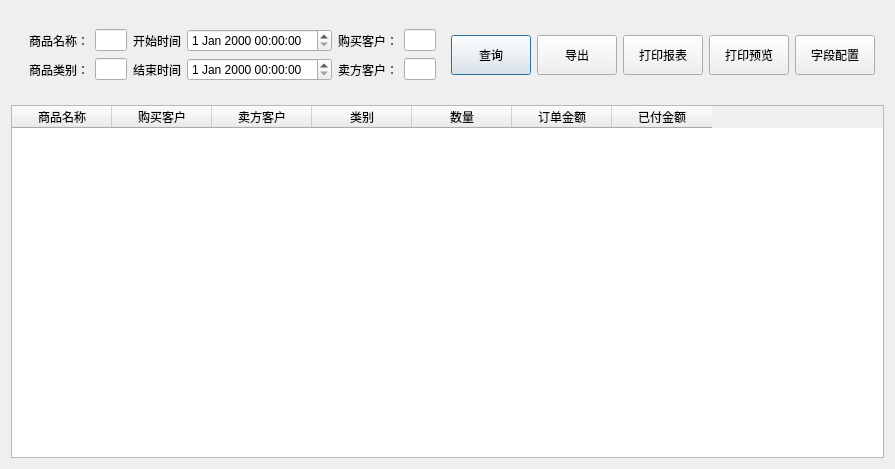
<?xml version="1.0" encoding="UTF-8"?>
<ui version="4.0">
 <class>Dialog</class>
 <widget class="QDialog" name="Dialog">
  <property name="geometry">
   <rect>
    <x>0</x>
    <y>0</y>
    <width>895</width>
    <height>469</height>
   </rect>
  </property>
  <property name="windowTitle">
   <string>Dialog</string>
  </property>
  <layout class="QVBoxLayout" name="verticalLayout">
   <item>
    <widget class="QWidget" name="widget" native="true">
     <property name="minimumSize">
      <size>
       <width>0</width>
       <height>0</height>
      </size>
     </property>
     <layout class="QHBoxLayout" name="horizontalLayout">
      <item>
       <widget class="QWidget" name="widget_4" native="true">
        <property name="minimumSize">
         <size>
          <width>100</width>
          <height>0</height>
         </size>
        </property>
        <layout class="QGridLayout" name="gridLayout">
         <item row="0" column="2">
          <widget class="QLabel" name="label_3">
           <property name="text">
            <string>开始时间</string>
           </property>
          </widget>
         </item>
         <item row="1" column="2">
          <widget class="QLabel" name="label_4">
           <property name="text">
            <string>结束时间</string>
           </property>
          </widget>
         </item>
         <item row="0" column="0">
          <widget class="QLabel" name="label">
           <property name="text">
            <string>商品名称：</string>
           </property>
          </widget>
         </item>
         <item row="0" column="1">
          <widget class="QLineEdit" name="lineEdit">
           <property name="maximumSize">
            <size>
             <width>200</width>
             <height>16777215</height>
            </size>
           </property>
          </widget>
         </item>
         <item row="0" column="3">
          <widget class="QDateTimeEdit" name="dateTimeEdit"/>
         </item>
         <item row="1" column="3">
          <widget class="QDateTimeEdit" name="dateTimeEdit_2"/>
         </item>
         <item row="0" column="4">
          <widget class="QLabel" name="label_2">
           <property name="text">
            <string>购买客户：</string>
           </property>
          </widget>
         </item>
         <item row="0" column="5">
          <widget class="QLineEdit" name="lineEdit_2">
           <property name="maximumSize">
            <size>
             <width>200</width>
             <height>16777215</height>
            </size>
           </property>
          </widget>
         </item>
         <item row="1" column="0">
          <widget class="QLabel" name="label_5">
           <property name="text">
            <string>商品类别：</string>
           </property>
          </widget>
         </item>
         <item row="1" column="4">
          <widget class="QLabel" name="label_7">
           <property name="text">
            <string>卖方客户：</string>
           </property>
          </widget>
         </item>
         <item row="1" column="5">
          <widget class="QLineEdit" name="lineEdit_6"/>
         </item>
         <item row="1" column="1">
          <widget class="QLineEdit" name="lineEdit_7"/>
         </item>
        </layout>
       </widget>
      </item>
      <item>
       <spacer name="horizontalSpacer">
        <property name="orientation">
         <enum>Qt::Horizontal</enum>
        </property>
        <property name="sizeHint" stdset="0">
         <size>
          <width>40</width>
          <height>20</height>
         </size>
        </property>
       </spacer>
      </item>
      <item>
       <widget class="QPushButton" name="pushButton">
        <property name="minimumSize">
         <size>
          <width>0</width>
          <height>40</height>
         </size>
        </property>
        <property name="text">
         <string>查询</string>
        </property>
       </widget>
      </item>
      <item>
       <widget class="QPushButton" name="pushButton_2">
        <property name="minimumSize">
         <size>
          <width>0</width>
          <height>40</height>
         </size>
        </property>
        <property name="text">
         <string>导出</string>
        </property>
       </widget>
      </item>
      <item>
       <widget class="QPushButton" name="pushButton_3">
        <property name="minimumSize">
         <size>
          <width>0</width>
          <height>40</height>
         </size>
        </property>
        <property name="text">
         <string>打印报表</string>
        </property>
       </widget>
      </item>
      <item>
       <widget class="QPushButton" name="pushButton_4">
        <property name="minimumSize">
         <size>
          <width>0</width>
          <height>40</height>
         </size>
        </property>
        <property name="text">
         <string>打印预览</string>
        </property>
       </widget>
      </item>
      <item>
       <widget class="QPushButton" name="pushButton_5">
        <property name="minimumSize">
         <size>
          <width>0</width>
          <height>40</height>
         </size>
        </property>
        <property name="text">
         <string>字段配置</string>
        </property>
       </widget>
      </item>
     </layout>
    </widget>
   </item>
   <item>
    <widget class="QTableWidget" name="tableWidget">
     <column>
      <property name="text">
       <string>商品名称</string>
      </property>
     </column>
     <column>
      <property name="text">
       <string>购买客户</string>
      </property>
     </column>
     <column>
      <property name="text">
       <string>卖方客户</string>
      </property>
     </column>
     <column>
      <property name="text">
       <string>类别</string>
      </property>
     </column>
     <column>
      <property name="text">
       <string>数量</string>
      </property>
     </column>
     <column>
      <property name="text">
       <string>订单金额</string>
      </property>
     </column>
     <column>
      <property name="text">
       <string>已付金额</string>
      </property>
     </column>
    </widget>
   </item>
  </layout>
 </widget>
 <resources/>
 <connections/>
</ui>
